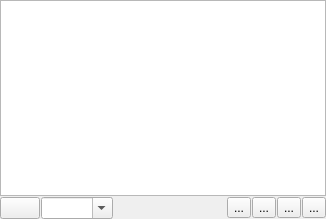
<?xml version="1.0" encoding="UTF-8"?>
<ui version="4.0">
 <class>WdgPaletteDock</class>
 <widget class="QWidget" name="WdgPaletteDock">
  <property name="geometry">
   <rect>
    <x>0</x>
    <y>0</y>
    <width>326</width>
    <height>219</height>
   </rect>
  </property>
  <layout class="QVBoxLayout" name="verticalLayout">
   <property name="spacing">
    <number>1</number>
   </property>
   <property name="leftMargin">
    <number>0</number>
   </property>
   <property name="topMargin">
    <number>0</number>
   </property>
   <property name="rightMargin">
    <number>0</number>
   </property>
   <property name="bottomMargin">
    <number>0</number>
   </property>
   <item>
    <widget class="KisPaletteView" name="paletteView">
     <property name="minimumSize">
      <size>
       <width>0</width>
       <height>16</height>
      </size>
     </property>
    </widget>
   </item>
   <item>
    <layout class="QGridLayout" name="gridLayout">
     <item row="0" column="4">
      <widget class="QToolButton" name="bnAdd">
       <property name="toolTip">
        <string>Add foreground color</string>
       </property>
       <property name="text">
        <string>...</string>
       </property>
       <property name="iconSize">
        <size>
         <width>22</width>
         <height>22</height>
        </size>
       </property>
       <property name="autoRaise">
        <bool>false</bool>
       </property>
      </widget>
     </item>
     <item row="0" column="7">
      <widget class="QToolButton" name="bnRemove">
       <property name="toolTip">
        <string>Delete color</string>
       </property>
       <property name="text">
        <string>...</string>
       </property>
       <property name="iconSize">
        <size>
         <width>22</width>
         <height>22</height>
        </size>
       </property>
       <property name="autoRaise">
        <bool>false</bool>
       </property>
      </widget>
     </item>
     <item row="0" column="0">
      <widget class="KisPopupButton" name="bnColorSets">
       <property name="text">
        <string/>
       </property>
      </widget>
     </item>
     <item row="0" column="6">
      <widget class="QToolButton" name="bnAddGroup">
       <property name="text">
        <string>...</string>
       </property>
      </widget>
     </item>
     <item row="0" column="1">
      <widget class="SqueezedComboBox" name="cmbNameList">
       <property name="editable">
        <bool>true</bool>
       </property>
      </widget>
     </item>
     <item row="0" column="2">
      <spacer name="horizontalSpacer">
       <property name="orientation">
        <enum>Qt::Horizontal</enum>
       </property>
       <property name="sizeHint" stdset="0">
        <size>
         <width>40</width>
         <height>20</height>
        </size>
       </property>
      </spacer>
     </item>
     <item row="0" column="5">
      <widget class="QToolButton" name="bnAddDialog">
       <property name="toolTip">
        <string>Add color</string>
       </property>
       <property name="text">
        <string>...</string>
       </property>
       <property name="iconSize">
        <size>
         <width>22</width>
         <height>22</height>
        </size>
       </property>
       <property name="autoRaise">
        <bool>false</bool>
       </property>
      </widget>
     </item>
    </layout>
   </item>
  </layout>
 </widget>
 <customwidgets>
  <customwidget>
   <class>KisPopupButton</class>
   <extends>QPushButton</extends>
   <header>kis_popup_button.h</header>
  </customwidget>
  <customwidget>
   <class>KisPaletteView</class>
   <extends>QTableView</extends>
   <header location="global">kis_palette_view.h</header>
  </customwidget>
  <customwidget>
   <class>SqueezedComboBox</class>
   <extends>QComboBox</extends>
   <header location="global">squeezedcombobox.h</header>
  </customwidget>
 </customwidgets>
 <tabstops>
  <tabstop>bnRemove</tabstop>
 </tabstops>
 <resources/>
 <connections/>
</ui>
